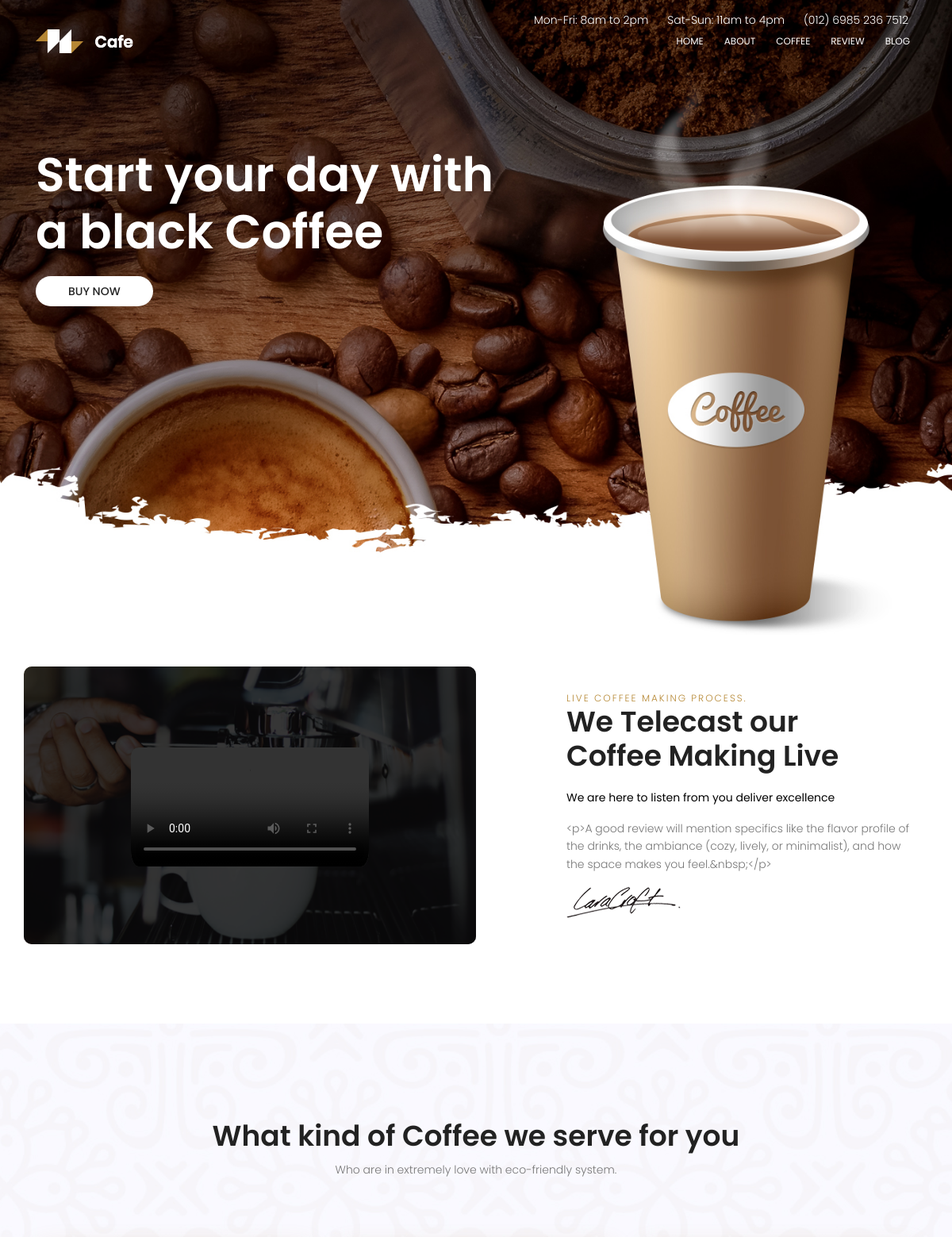
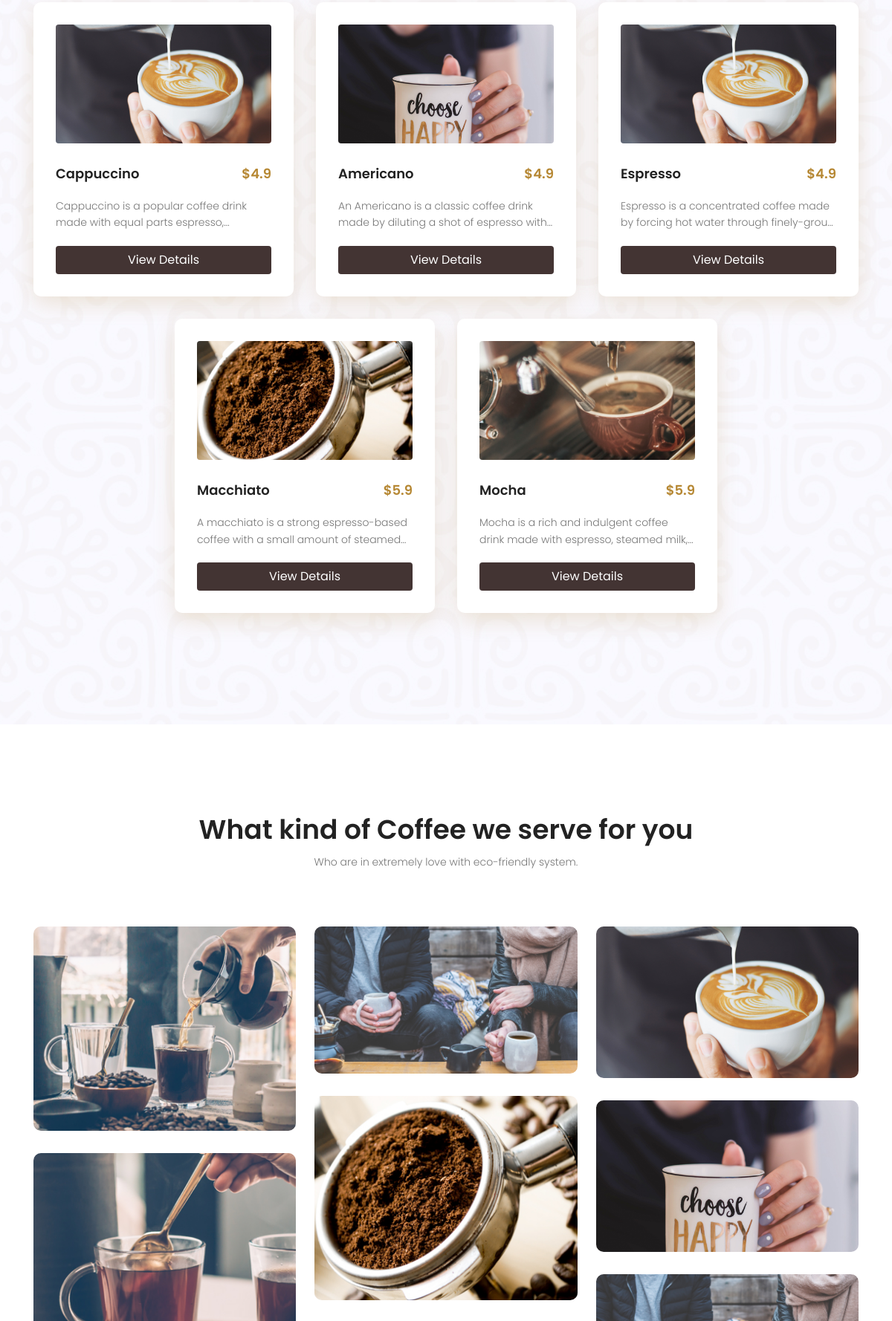
The page / (upper part) on the database its author committed (2 pictures, top to bottom).
### accounts/models.py (models this page shows, shortened)
class CoffeeTopMenu(models.Model):
    name = models.CharField(max_length=200, null=True)
    section_id = models.CharField(max_length=200, null=True)
    date_created = models.DateTimeField(auto_now_add=True, null=True)

class CoffeeAbout(models.Model):
   name = models.CharField(max_length=200, null=True)
   description = RichTextUploadingField(null=True)
   video = models.FileField(upload_to="videos/")
   image = models.ImageField(upload_to="coffee-about")
   date_created = models.DateTimeField(auto_now_add=True, null=True)
   def short_description(self):
      return self.description[:200] + "..." if self.description and len(self.description) > 200 else self.description

class CoffeeMenu(models.Model):
   name = models.CharField(max_length=200, null=True)
   price = models.CharField(max_length=200, null=True)
   description = RichTextUploadingField(null=True)
   image = models.ImageField(upload_to="coffee-menu")
   date_created = models.DateTimeField(auto_now_add=True, null=True)

class CoffeeGallery(models.Model):
   name = models.CharField(max_length=200, null=True)
   image = models.ImageField(upload_to="coffee-gallery")
   date_created = models.DateTimeField(auto_now_add=True, null=True)

### accounts/views.py (the view)
# urls.py: path('', views.index),
def index(request):
    coffees = CoffeeMenu.objects.all()
    galleries = CoffeeGallery.objects.all()
    blogs = CoffeeBlog.objects.all()
    abouts = CoffeeAbout.objects.all()
    banners = CoffeeBanner.objects.all()
    topmenus = CoffeeTopMenu.objects.all()
    footer_info = Footer.objects.first()
    reviews = Review.objects.all()
    socialMedia = SocialMedia.objects.all()
    for review in reviews:
        review.checked_stars = range(min(max(review.rating, 0), 5))
        review.unchecked_stars = range(5 - min(max(review.rating, 0), 5))
    context = {
        'topmenus': topmenus,
        'banners': banners,
        'abouts': abouts,
        'coffees': coffees,
        'galleries': galleries,
        'reviews': reviews,
        'blogs': blogs,
        'footer_info': footer_info,
        'SocialMedias' : socialMedia
    }
    return render(request, 'accounts/index.html', context)

### accounts/templates/accounts/index.html (shortened to what this page needs)
{% extends 'accounts/default.html' %}
{% block content %}
{% include 'accounts/banner.html' %}
{% include 'accounts/about.html' %}
{% include 'accounts/coffee_list.html' %}
{% include 'accounts/gallery.html' %}
{% endblock %}

### accounts/templates/accounts/default.html (shortened to what this page needs)
{% load static %}
<!DOCTYPE html>
<html lang="zxx" class="no-js">
<head>
   {% include 'accounts/head.html' %}
</head>
<body>
   {% include 'accounts/header_menu.html' %}
   {% block content %}
   {% endblock %}
</body>
</html>

### accounts/templates/accounts/head.html (shortened to what this page needs)
{% load static %}
<link href="https://cdn.jsdelivr.net/npm/bootstrap@5.3.0-alpha1/dist/css/bootstrap.min.css" rel="stylesheet">
<link rel="stylesheet" href="{% static 'css/linearicons.css' %}">
<link rel="stylesheet" href="{% static 'css/font-awesome.min.css' %}">
<link rel="stylesheet" href="{% static 'css/bootstrap.css' %}">
<link rel="stylesheet" href="{% static 'css/magnific-popup.css' %}">
<link rel="stylesheet" href="{% static 'css/nice-select.css' %}">
<link rel="stylesheet" href="{% static 'css/animate.min.css' %}">
<link rel="stylesheet" href="{% static 'css/owl.carousel.css' %}">
<link rel="stylesheet" href="{% static 'css/main.css' %}">
<link rel="stylesheet" href="{% static 'style.css' %}">

### accounts/templates/accounts/header_menu.html
{% load static %}
<header id="header" id="home">
   <div class="header-top">
      <div class="container">
         <div class="row justify-content-end">
            <div class="col-lg-8 col-sm-4 col-8 header-top-right no-padding">
               <ul>
                  <li>
                     Mon-Fri: 8am to 2pm
                  </li>
                  <li>
                     Sat-Sun: 11am to 4pm
                  </li>
                  <li>
                     <a href="tel:(012) 6985 236 7512">(012) 6985 236 7512</a>
                  </li>
               </ul>
            </div>
         </div>
      </div>
   </div>
   <div class="container">
      <div class="align-items-center justify-content-between d-flex">
         <div id="logo">
            <a href="/"><img src="{% static 'img/logo.png' %}" alt="" title="" /></a>
         </div>
         <nav id="nav-menu-container">
            <ul class="nav-menu">
               {% for menu in topmenus %}
               <li><a href="#{{ menu.section_id }}">{{ menu.name }}</a></li>
               {% endfor %}
            </ul>
         </nav>
      </div>
   </div>
</header>

### accounts/templates/accounts/banner.html (shortened to what this page needs)
{% load static %}
<section class="banner-area" id="home">
   <div class="container">
      <div class="row fullscreen d-flex align-items-center justify-content-start">
         <div class="banner-content col-lg-7">
            <h1>
               Start your day with <br>
               a black Coffee
            </h1>
            <a href="#coffee" class="primary-btn text-uppercase">Buy Now</a>
         </div>
      </div>
   </div>
</section>

### accounts/templates/accounts/about.html (shortened to what this page needs)
{% load static %}
<section class="video-sec-area pb-100 pt-40" id="about">
   <div class="container">
      <div class="row d-flex justify-content-center align-items-center">
         <div class="col-lg-6 video-right d-flex justify-content-center align-items-center">
            {% for about in abouts %}
            <a href="{{ about.video.url }}" class="play-btn">
               <video controls style="width: 100%; height: auto;  border-radius: 20px; padding: 10px 10px 0px 10px;">
                  <source src="{{ about.video.url }}" type="video/mp4">
               </video>
            </a>
            {% endfor %}
         </div>
         <div class="col-lg-6 video-left">
            {% for about in abouts %}
            <h6>Live Coffee making process.</h6>
            <h1>We Telecast our <br>
               Coffee Making Live</h1>
            <p><span>We are here to listen from you deliver excellence</span></p>
            <p>
               {{ about.short_description }}
            </p>
            <img class="img-fluid" src="{{ about.image.url }}" alt="">
            {% endfor %}
         </div>
      </div>
   </div>
</section>

### accounts/templates/accounts/coffee_list.html (shortened to what this page needs)
{% load static %}
<section class="menu-area section-gap" id="coffee">
   <div class="container">
      <div class="row d-flex justify-content-center">
         <div class="menu-content pb-60 col-lg-10">
            <div class="title text-center">
               <h1 class="mb-10">What kind of Coffee we serve for you</h1>
               <p>Who are in extremely love with eco-friendly system.</p>
            </div>
         </div>
      </div>
      <div class="row justify-content-center">
         {% for coffee in coffees %}
         <div class="col-lg-4">
            <div class="single-menu">
               <div class="pb-30">
                  <a href="{{ coffee.image }}" class="img-pop-home">
                     <img class="img-fluid coffee-image rounded" src="{{ coffee.image }}" alt="Coffee Image">
                  </a>
               </div>
               <div class="title-div justify-content-between d-flex">
                  <h4>{{ coffee.name }}</h4>
                  <p class="price float-right">
                     ${{ coffee.price }}
                  </p>
               </div>
               <p class="coffee-description">
                  {{ coffee.description|striptags|truncatechars:80 }}
               </p>
               <button class="btn btn-view-details btn-block" data-bs-toggle="modal"
                  data-bs-target="#coffeeModal{{ forloop.counter }}">
                  View Details
               </button>
            </div>
         </div>
         {% endfor %}
      </div>
   </div>
</section>

### accounts/templates/accounts/gallery.html
{% load static %}
<section class="gallery-area section-gap" id="gallery">
   <div class="container">
      <div class="row d-flex justify-content-center">
         <div class="menu-content pb-60 col-lg-10">
            <div class="title text-center">
               <h1 class="mb-10">What kind of Coffee we serve for you</h1>
               <p>Who are in extremely love with eco-friendly system.</p>
            </div>
         </div>
      </div>
      <div class="gallery-grid">
         {% for gallery in galleries %}
         <div class="gallery-item">
            <a href="{{ gallery.image }}" class="img-pop-home">
               <img class="img-fluid" src="{{ gallery.image }}" alt="{{ gallery.name }}">
            </a>
         </div>
         {% endfor %}
      </div>
   </div>
</section>

### accounts/templates/accounts/footer.html (shortened to what this page needs)
{% load static %}

### accounts/templates/accounts/script.html (shortened to what this page needs)
{% load static %}

### static/css/main.css (style rules this page uses)
body { color: #777777; font-family: "Poppins", sans-serif; font-size: 14px; font-weight: 300; line-height: 1.625em; position: relative; }
ol, ul { margin: 0; padding: 0; list-style: none; }
a { -webkit-transition: all 0.3s ease 0s; -moz-transition: all 0.3s ease 0s; -o-transition: all 0.3s ease 0s; transition: all 0.3s ease 0s; }
a, a:focus, a:hover { text-decoration: none; outline: 0; }
h1, h2, h3, h4, h5, h6 { font-family: "Poppins", sans-serif; color: #222222; line-height: 1.2em !important; margin-bottom: 0; margin-top: 0; font-weight: 600; }
h1, .h1 { font-size: 36px; }
h4, .h4 { font-size: 18px; }
h6, .h6 { font-size: 14px; color: #222222; }
.mb-10 { margin-bottom: 10px; }
.pt-40 { padding-top: 40px; }
.pb-30 { padding-bottom: 30px; }
.pb-60 { padding-bottom: 60px; }
.pb-100 { padding-bottom: 100px; }
.float-right { float: right; }
.text-center { text-align: center; }
.no-padding { padding: 0; }
h1 { font-size: 36px; }
h4 { font-size: 18px; }
h6 { font-size: 14px; }
h1, h2, h3, h4, h5, h6 { line-height: 1.5em; }
#header { padding: 14px 0; position: fixed; left: 0; top: 0; right: 0; transition: all 0.5s; z-index: 997; }
.header-top ul { text-align: right; margin-right: 5px; }
.header-top ul li { color: #fff; display: inline-block; margin-right: 20px; }
.header-top ul li a { color: #fff; }
#header #logo img { padding: 0; margin: 0; }
.nav-menu, .nav-menu * { margin: 0; padding: 0; list-style: none; }
.nav-menu li { position: relative; white-space: nowrap; }
.nav-menu > li { float: left; }
#nav-menu-container { margin: 0; }
.nav-menu a { padding: 0 8px 0px 8px; text-decoration: none; display: inline-block; color: #fff; font-weight: 400; font-size: 12px; text-transform: uppercase; outline: none; }
.nav-menu > li { margin-left: 10px; }
#mobile-nav { position: fixed; top: 0; padding-top: 18px; bottom: 0; z-index: 998; background: rgba(0, 0, 0, 0.8); left: -260px; width: 260px; overflow-y: auto; transition: 0.4s; }
#mobile-nav ul { padding: 0; margin: 0; list-style: none; }
#mobile-nav ul li { position: relative; }
#mobile-nav ul li a { color: #fff; font-size: 13px; text-transform: uppercase; overflow: hidden; padding: 10px 22px 10px 15px; position: relative; text-decoration: none; width: 100%; display: block; outline: none; font-weight: 700; }
.section-gap { padding: 120px 0; }
.img-pop-home { -webkit-transition: all 0.3s ease 0s; -moz-transition: all 0.3s ease 0s; -o-transition: all 0.3s ease 0s; transition: all 0.3s ease 0s; }
.primary-btn { background-color: #b68834; line-height: 36px; padding-left: 30px; padding-right: 60px; border-radius: 25px; border: none; color: #fff; display: inline-block; font-weight: 500; position: relative; -webkit-transition: all 0.3s ease 0s; -moz-transition: all 0.3s ease 0s; -o-transition: all 0.3s ease 0s; transition: all 0.3s ease 0s; cursor: pointer; text-transform: uppercase; position: relative; }
.banner-area { background: url(../img/header-bg.jpg) center; background-size: cover; }
.banner-content { margin-top: -250px; }
.banner-content h1 { color: #fff; font-size: 60px; font-weight: 600; line-height: 1em; margin-top: 20px; margin-bottom: 20px; }
.primary-btn { background: #fff; border: 1px solid transparent; color: #222; padding-left: 40px; padding-right: 40px; border-radius: 50px; }
.video-left { padding-left: 10%; }
.video-left h6 { text-transform: uppercase; letter-spacing: 2px; color: #b68834; font-size: 12px; font-weight: 300; }
.video-left h1 { padding-bottom: 20px; }
.video-left p span { color: #000; font-weight: 400; }
.video-right { background: url(../img/video-bg.jpg) no-repeat center; background-size: cover; height: 350px; border-radius: 10px; }
.video-right .play-btn { z-index: 2; }
.menu-area { background: url(../img/menu-bg.jpg) center; background-size: cover; }
.single-menu { background-color: #fff; box-shadow: 0px 10px 30px 0px rgba(182, 136, 52, 0.2); border-radius: 10px; padding: 30px 30px; margin-bottom: 30px; }
.single-menu .title-div { padding-bottom: 20px; }
.single-menu .price { color: #b68834; font-size: 18px; font-weight: 600; }
.single-menu p { margin-bottom: 0; }
.gallery-area img { margin-bottom: 30px; width: 100%; }

### accounts/templates/accounts/coffee_list.html (style rules this page uses)
.coffee-description { display: -webkit-box; -webkit-line-clamp: 2; -webkit-box-orient: vertical; overflow: hidden; text-overflow: ellipsis; white-space: normal; }

### rows shown on the page
CoffeeTopMenu: name "HOME"
CoffeeTopMenu: name "ABOUT"
CoffeeTopMenu: name "COFFEE"
CoffeeTopMenu: name "REVIEW"
CoffeeTopMenu: name "BLOG"
CoffeeAbout: short_description "<p>A good review will mention specifics like the flavor profile of the drinks, the ambiance (cozy, lively, or minimalist), and how the space makes you feel.&nbsp;</p>", image (picture)
CoffeeMenu: image (picture), name "Cappuccino", price "4.9", description "Cappuccino is a popular coffee drink made with equal parts…"
CoffeeMenu: image (picture), name "Americano", price "4.9", description "An Americano is a classic coffee drink made by diluting a shot of espresso with…"
CoffeeMenu: image (picture), name "Espresso", price "4.9", description "Espresso is a concentrated coffee made by forcing hot water through finely-grou…"
CoffeeMenu: image (picture), name "Macchiato", price "5.9", description "A macchiato is a strong espresso-based coffee with a small amount of…"
CoffeeMenu: image (picture), name "Mocha", price "5.9", description "Mocha is a rich and indulgent coffee drink made with espresso, steamed…"
CoffeeGallery: image (picture)
CoffeeGallery: image (picture)
CoffeeGallery: image (picture)
CoffeeGallery: image (picture)
CoffeeGallery: image (picture)
CoffeeGallery: image (picture)
CoffeeGallery: image (picture)
